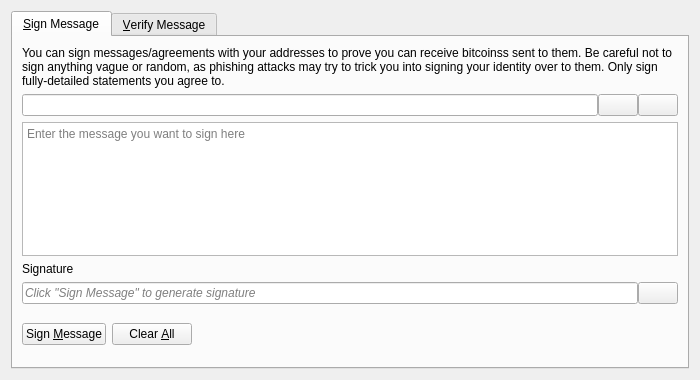
<?xml version="1.0" encoding="UTF-8"?>
<ui version="4.0">
 <class>SignVerifyMessageDialog</class>
 <widget class="QDialog" name="SignVerifyMessageDialog">
  <property name="geometry">
   <rect>
    <x>0</x>
    <y>0</y>
    <width>700</width>
    <height>380</height>
   </rect>
  </property>
  <property name="windowTitle">
   <string>Signatures - Sign / Verify a Message</string>
  </property>
  <property name="modal">
   <bool>true</bool>
  </property>
  <layout class="QVBoxLayout" name="verticalLayout">
   <item>
    <widget class="QTabWidget" name="tabWidget">
     <property name="currentIndex">
      <number>0</number>
     </property>
     <widget class="QWidget" name="tabSignMessage">
      <attribute name="title">
       <string>&amp;Sign Message</string>
      </attribute>
      <layout class="QVBoxLayout" name="verticalLayout_SM">
       <item>
        <widget class="QLabel" name="infoLabel_SM">
         <property name="text">
          <string>You can sign messages/agreements with your addresses to prove you can receive bitcoinss sent to them. Be careful not to sign anything vague or random, as phishing attacks may try to trick you into signing your identity over to them. Only sign fully-detailed statements you agree to.</string>
         </property>
         <property name="textFormat">
          <enum>Qt::PlainText</enum>
         </property>
         <property name="wordWrap">
          <bool>true</bool>
         </property>
        </widget>
       </item>
       <item>
        <layout class="QHBoxLayout" name="horizontalLayout_1_SM">
         <property name="spacing">
          <number>0</number>
         </property>
         <item>
          <widget class="QValidatedLineEdit" name="addressIn_SM">
           <property name="toolTip">
            <string>The Bitcoins address to sign the message with</string>
           </property>
          </widget>
         </item>
         <item>
          <widget class="QPushButton" name="addressBookButton_SM">
           <property name="toolTip">
            <string>Choose previously used address</string>
           </property>
           <property name="text">
            <string/>
           </property>
           <property name="icon">
            <iconset resource="../bitcoins.qrc">
             <normaloff>:/icons/address-book</normaloff>:/icons/address-book</iconset>
           </property>
           <property name="shortcut">
            <string>Alt+A</string>
           </property>
           <property name="autoDefault">
            <bool>false</bool>
           </property>
          </widget>
         </item>
         <item>
          <widget class="QPushButton" name="pasteButton_SM">
           <property name="toolTip">
            <string>Paste address from clipboard</string>
           </property>
           <property name="text">
            <string/>
           </property>
           <property name="icon">
            <iconset resource="../bitcoins.qrc">
             <normaloff>:/icons/editpaste</normaloff>:/icons/editpaste</iconset>
           </property>
           <property name="shortcut">
            <string>Alt+P</string>
           </property>
           <property name="autoDefault">
            <bool>false</bool>
           </property>
          </widget>
         </item>
        </layout>
       </item>
       <item>
        <widget class="QPlainTextEdit" name="messageIn_SM">
         <property name="toolTip">
          <string>Enter the message you want to sign here</string>
         </property>
         <property name="placeholderText">
          <string>Enter the message you want to sign here</string>
         </property>
        </widget>
       </item>
       <item>
        <widget class="QLabel" name="signatureLabel_SM">
         <property name="text">
          <string>Signature</string>
         </property>
         <property name="textFormat">
          <enum>Qt::PlainText</enum>
         </property>
        </widget>
       </item>
       <item>
        <layout class="QHBoxLayout" name="horizontalLayout_2_SM">
         <property name="spacing">
          <number>0</number>
         </property>
         <item>
          <widget class="QLineEdit" name="signatureOut_SM">
           <property name="placeholderText">
            <string>Click "Sign Message" to generate signature</string>
           </property>
           <property name="font">
            <font>
             <italic>true</italic>
            </font>
           </property>
           <property name="readOnly">
            <bool>true</bool>
           </property>
          </widget>
         </item>
         <item>
          <widget class="QPushButton" name="copySignatureButton_SM">
           <property name="toolTip">
            <string>Copy the current signature to the system clipboard</string>
           </property>
           <property name="text">
            <string/>
           </property>
           <property name="icon">
            <iconset resource="../bitcoins.qrc">
             <normaloff>:/icons/editcopy</normaloff>:/icons/editcopy</iconset>
           </property>
           <property name="autoDefault">
            <bool>false</bool>
           </property>
          </widget>
         </item>
        </layout>
       </item>
       <item>
        <layout class="QHBoxLayout" name="horizontalLayout_3_SM">
         <item>
          <widget class="QPushButton" name="signMessageButton_SM">
           <property name="toolTip">
            <string>Sign the message to prove you own this Bitcoins address</string>
           </property>
           <property name="text">
            <string>Sign &amp;Message</string>
           </property>
           <property name="icon">
            <iconset resource="../bitcoins.qrc">
             <normaloff>:/icons/edit</normaloff>:/icons/edit</iconset>
           </property>
           <property name="autoDefault">
            <bool>false</bool>
           </property>
          </widget>
         </item>
         <item>
          <widget class="QPushButton" name="clearButton_SM">
           <property name="toolTip">
            <string>Reset all sign message fields</string>
           </property>
           <property name="text">
            <string>Clear &amp;All</string>
           </property>
           <property name="icon">
            <iconset resource="../bitcoins.qrc">
             <normaloff>:/icons/remove</normaloff>:/icons/remove</iconset>
           </property>
           <property name="autoDefault">
            <bool>false</bool>
           </property>
          </widget>
         </item>
         <item>
          <spacer name="horizontalSpacer_1_SM">
           <property name="orientation">
            <enum>Qt::Horizontal</enum>
           </property>
           <property name="sizeHint" stdset="0">
            <size>
             <width>40</width>
             <height>48</height>
            </size>
           </property>
          </spacer>
         </item>
         <item>
          <widget class="QLabel" name="statusLabel_SM">
           <property name="font">
            <font>
             <weight>75</weight>
             <bold>true</bold>
            </font>
           </property>
           <property name="text">
            <string/>
           </property>
           <property name="wordWrap">
            <bool>true</bool>
           </property>
          </widget>
         </item>
         <item>
          <spacer name="horizontalSpacer_2_SM">
           <property name="orientation">
            <enum>Qt::Horizontal</enum>
           </property>
           <property name="sizeHint" stdset="0">
            <size>
             <width>40</width>
             <height>48</height>
            </size>
           </property>
          </spacer>
         </item>
        </layout>
       </item>
      </layout>
     </widget>
     <widget class="QWidget" name="tabVerifyMessage">
      <attribute name="title">
       <string>&amp;Verify Message</string>
      </attribute>
      <layout class="QVBoxLayout" name="verticalLayout_VM">
       <item>
        <widget class="QLabel" name="infoLabel_VM">
         <property name="text">
          <string>Enter the receiver's address, message (ensure you copy line breaks, spaces, tabs, etc. exactly) and signature below to verify the message. Be careful not to read more into the signature than what is in the signed message itself, to avoid being tricked by a man-in-the-middle attack. Note that this only proves the signing party receives with the address, it cannot prove sendership of any transaction!</string>
         </property>
         <property name="textFormat">
          <enum>Qt::PlainText</enum>
         </property>
         <property name="alignment">
          <set>Qt::AlignLeading|Qt::AlignLeft|Qt::AlignTop</set>
         </property>
         <property name="wordWrap">
          <bool>true</bool>
         </property>
        </widget>
       </item>
       <item>
        <layout class="QHBoxLayout" name="horizontalLayout_1_VM">
         <property name="spacing">
          <number>0</number>
         </property>
         <item>
          <widget class="QValidatedLineEdit" name="addressIn_VM">
           <property name="toolTip">
            <string>The Bitcoins address the message was signed with</string>
           </property>
          </widget>
         </item>
         <item>
          <widget class="QPushButton" name="addressBookButton_VM">
           <property name="toolTip">
            <string>Choose previously used address</string>
           </property>
           <property name="text">
            <string/>
           </property>
           <property name="icon">
            <iconset resource="../bitcoins.qrc">
             <normaloff>:/icons/address-book</normaloff>:/icons/address-book</iconset>
           </property>
           <property name="shortcut">
            <string>Alt+A</string>
           </property>
           <property name="autoDefault">
            <bool>false</bool>
           </property>
          </widget>
         </item>
        </layout>
       </item>
       <item>
        <widget class="QPlainTextEdit" name="messageIn_VM">
          <property name="toolTip">
            <string>The signed message to verify</string>
          </property>
          <property name="placeholderText">
            <string>The signed message to verify</string>
          </property>
        </widget>
       </item>
       <item>
        <widget class="QValidatedLineEdit" name="signatureIn_VM">
          <property name="toolTip">
            <string>The signature given when the message was signed</string>
          </property>
          <property name="placeholderText">
            <string>The signature given when the message was signed</string>
          </property>
        </widget>
       </item>
       <item>
        <layout class="QHBoxLayout" name="horizontalLayout_2_VM">
         <item>
          <widget class="QPushButton" name="verifyMessageButton_VM">
           <property name="toolTip">
            <string>Verify the message to ensure it was signed with the specified Bitcoins address</string>
           </property>
           <property name="text">
            <string>Verify &amp;Message</string>
           </property>
           <property name="icon">
            <iconset resource="../bitcoins.qrc">
             <normaloff>:/icons/transaction_0</normaloff>:/icons/transaction_0</iconset>
           </property>
           <property name="autoDefault">
            <bool>false</bool>
           </property>
          </widget>
         </item>
         <item>
          <widget class="QPushButton" name="clearButton_VM">
           <property name="toolTip">
            <string>Reset all verify message fields</string>
           </property>
           <property name="text">
            <string>Clear &amp;All</string>
           </property>
           <property name="icon">
            <iconset resource="../bitcoins.qrc">
             <normaloff>:/icons/remove</normaloff>:/icons/remove</iconset>
           </property>
           <property name="autoDefault">
            <bool>false</bool>
           </property>
          </widget>
         </item>
         <item>
          <spacer name="horizontalSpacer_1_VM">
           <property name="orientation">
            <enum>Qt::Horizontal</enum>
           </property>
           <property name="sizeHint" stdset="0">
            <size>
             <width>40</width>
             <height>48</height>
            </size>
           </property>
          </spacer>
         </item>
         <item>
          <widget class="QLabel" name="statusLabel_VM">
           <property name="font">
            <font>
             <weight>75</weight>
             <bold>true</bold>
            </font>
           </property>
           <property name="text">
            <string/>
           </property>
           <property name="wordWrap">
            <bool>true</bool>
           </property>
          </widget>
         </item>
         <item>
          <spacer name="horizontalSpacer_2_VM">
           <property name="orientation">
            <enum>Qt::Horizontal</enum>
           </property>
           <property name="sizeHint" stdset="0">
            <size>
             <width>40</width>
             <height>48</height>
            </size>
           </property>
          </spacer>
         </item>
        </layout>
       </item>
      </layout>
     </widget>
    </widget>
   </item>
  </layout>
 </widget>
 <customwidgets>
  <customwidget>
   <class>QValidatedLineEdit</class>
   <extends>QLineEdit</extends>
   <header>qt/qvalidatedlineedit.h</header>
  </customwidget>
 </customwidgets>
 <resources>
  <include location="../bitcoins.qrc"/>
 </resources>
 <connections/>
</ui>
